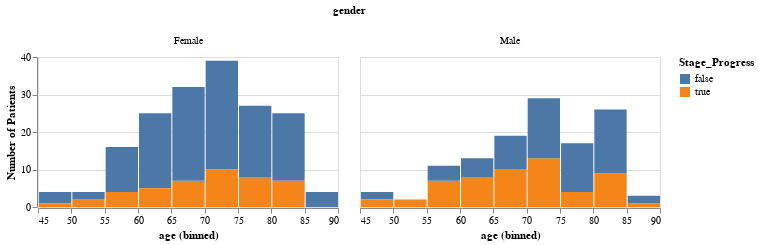

The cell this chart's notebook holds for it:
### Code cell
alt.Chart(demo_stage).mark_bar().encode(
    alt.X("age:Q", bin=True),
    alt.Y("count()", title='Number of Patients'),
    column='gender',
    color='Stage_Progress'
).properties(
    width=300,
    height=150
)

### Figure 1 — Vega-Lite specification as saved in the notebook (floating-point values rounded to 4 significant figures; data arrays with more than 128 entries replaced by an {"elided": "..."} marker saying what was removed)
{"config": {"view": {"continuousWidth": 400, "continuousHeight": 300}}, "data": {"name": "data-c71907d78451d794be0e8f6f7084c00b"}, "mark": "bar", "encoding": {"color": {"type": "nominal", "field": "Stage_Progress"}, "column": {"type": "nominal", "field": "gender"}, "x": {"type": "quantitative", "bin": true, "field": "age"}, "y": {"type": "quantitative", "aggregate": "count", "title": "Number of Patients"}}, "height": 150, "width": 300, "$schema": "https://vega.github.io/schema/vega-lite/v4.8.1.json", "datasets": {"data-c71907d78451d794be0e8f6f7084c00b": {"elided": "300 records"}}}
